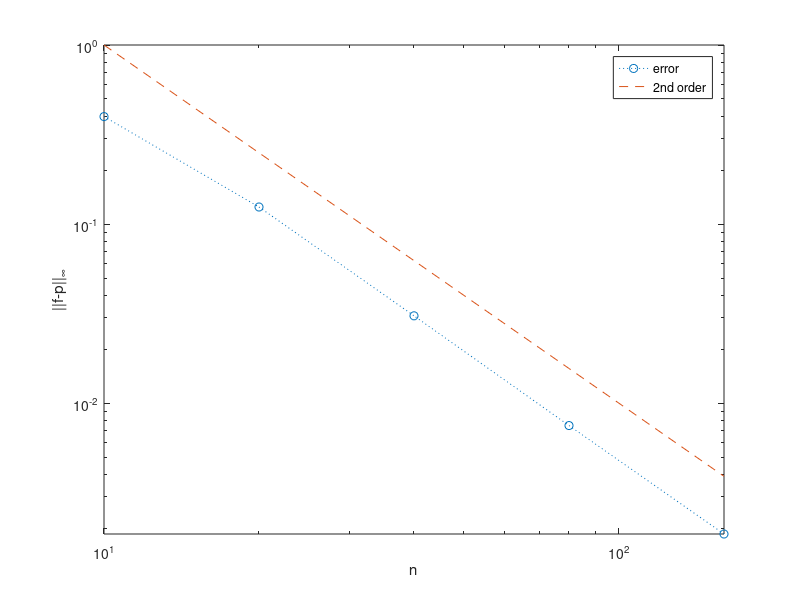
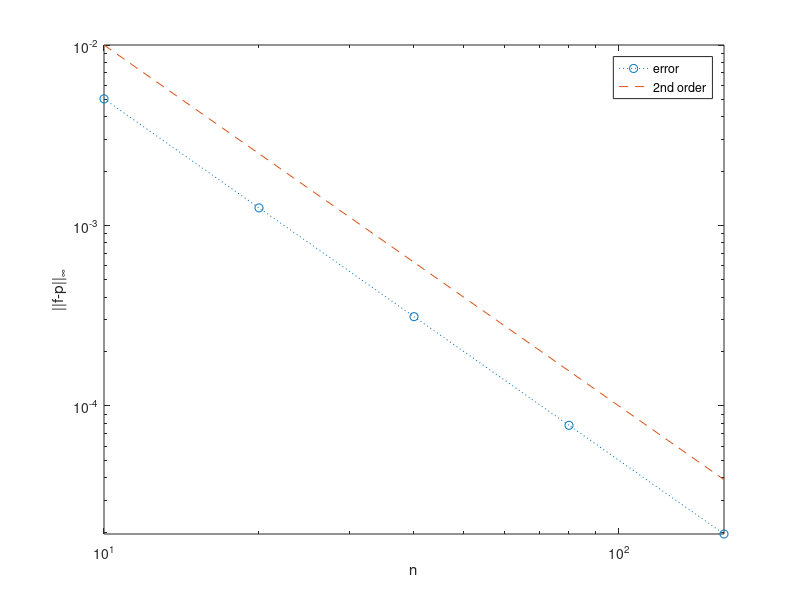

MATLAB code to generate these figures, in order:
% EXER521  Do Exercise 5.2.1 from Driscoll & Braun, parts (a) and (b).

n = [10 20 40 80 160];
f = @(x) cos(pi^2*x.^2);   % part (a)
xx = linspace(0,1,1600);  yy = f(xx);
for k=1:5
    t = linspace(0,1,n(k));
    err(k) = norm(yy - interp1(t,f(t),xx),'inf');
end
figure(1),  loglog(n,err,'o:',n,100*n.^(-2),'--')
axis tight,  xlabel n,  ylabel('||f-p||_{\infty}')
legend('error','2nd order')

% f(x) = log(x)            % part (b)
xx = linspace(1,3,1600);  yy = log(xx);
for k=1:5
    t = linspace(1,3,n(k));
    err(k) = norm(yy - interp1(t,log(t),xx),'inf');
end
figure(2),  loglog(n,err,'o:',n,n.^(-2),'--')
axis tight,  xlabel n,  ylabel('||f-p||_{\infty}')
legend('error','2nd order')
